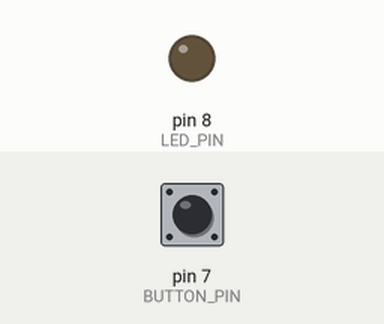
The sketch below on a simulated Arduino Uno, built with avr-gcc and run on an emulated ATmega328P. On the bench: output pins drawn as LEDs (lit = HIGH). Inputs (shaded band) come from the test bench; at power-on: pin 7 (BUTTON_PIN) HIGH.

Above: at 1.2 s.
1.3 s: pin 7 (BUTTON_PIN) pulled LOW for 0.15 s
At 1.4 s:
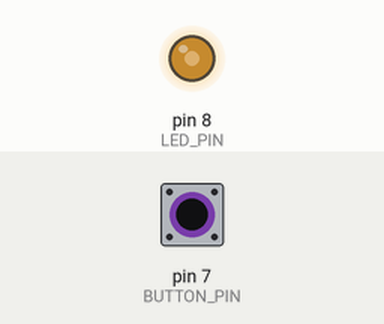
3.0 s: pin 7 (BUTTON_PIN) pulled LOW for 1 s
At 5.2 s:
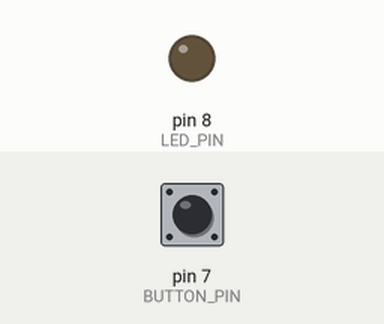
5.5 s: pin 7 (BUTTON_PIN) pulled LOW for 3.2 s
At 6.6 s:
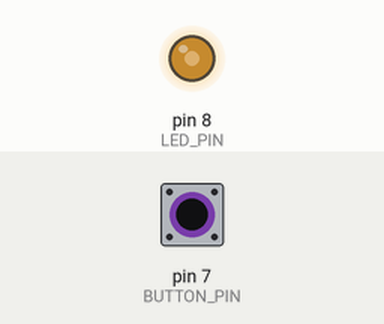
Timing chart, 0 to 10.2 s (numbered marks = the images above; inputs shaded):
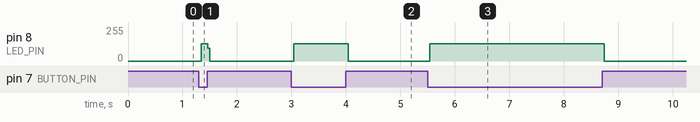

Measured:
- after the input at 1.3 s, pin 8 (LED_PIN): 0/255 → 128/255 at once, → 0/255 0.12 s later
- after the input at 3.0 s, pin 8 (LED_PIN): 0/255 → 128/255 at once, → 0/255 1.0 s later
- after the input at 5.5 s, pin 8 (LED_PIN): 0/255 → 128/255 at once, → 0/255 3.2 s later

The sketch:

tog_b.ino
```cpp
const int BUTTON_PIN = 7;
const int LED_PIN = 8;
bool ledOn = false;               // สถานะของ LED
int lastState = HIGH;             // สถานะปุ่มรอบก่อน

void setup() {
  pinMode(BUTTON_PIN, INPUT_PULLUP);
  pinMode(LED_PIN, OUTPUT);
}

void loop() {
  int state = digitalRead(BUTTON_PIN);
  if (state == LOW) {                        // กดอยู่หรือไม่
    ledOn = !ledOn;               // สลับสถานะ
    digitalWrite(LED_PIN, ledOn);
  }
  lastState = state;              // จำไว้ใช้รอบหน้า
}
```
